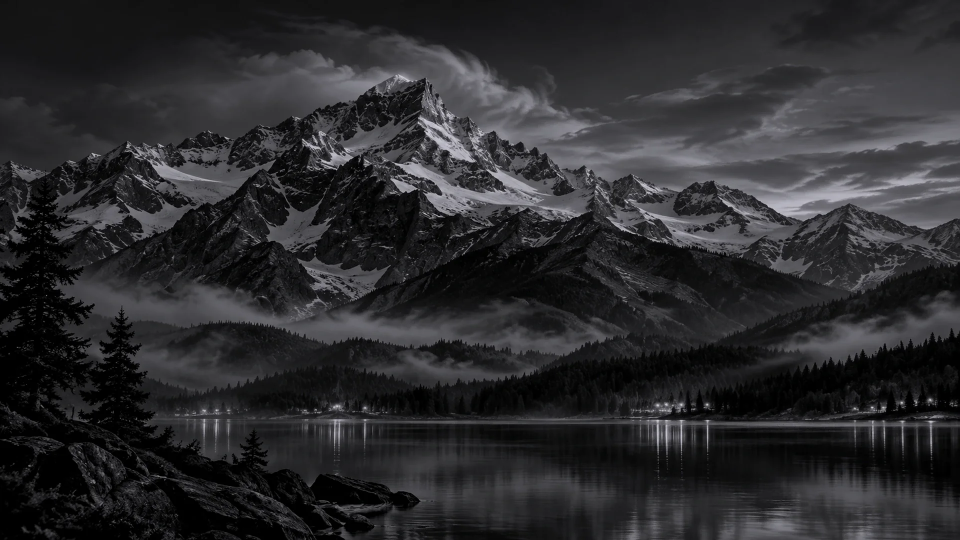
#> input picture assets/wallpapers/aurora-black.webp, 1920 x 1080 px (shown at 1/2 size)
$ python -i visual-evidence.py   (imports and definitions only)
#> lines starting #> are read from the running program, lines starting #| are printed output that depends on the picture
#!/usr/bin/env python3
"""Conservative screenshot evidence checks for disposable QEMU guests."""
from pathlib import Path


def visual_metrics(path: Path, region=None):
#> called with path = '../assets/wallpapers/aurora-black.webp'
    from PIL import Image, ImageStat
    with Image.open(path) as original:
#> original is the input picture: PIL image 1920x1080 RGB; mean R, G, B 43.7, 43.4, 45.8
        image = original.convert("RGB")
    if region:
        x, y, w, h = region
        x1, y1 = max(0, x), max(0, y)
        x2, y2 = min(image.width, x+w), min(image.height, y+h)
        if x2-x1 < 300 or y2-y1 < 200:
            raise ValueError("Evidence region outside display")
        image = image.crop((x1, y1, x2, y2))
    image = image.resize((320, 200))
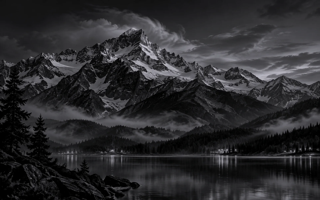
#> image: PIL image 320x200 RGB; mean R, G, B 43.7, 43.4, 45.8
    gray = image.convert("L")
    colors = image.quantize(colors=32).getcolors()
#> colors = 32 pairs, first value 1411 to 2485, second value 0 to 31
    dominance = max(count for count, _ in colors) / (320*200)
#> dominance = 0.0388
    detailed_tiles = sum(
        ImageStat.Stat(gray.crop((x,y,x+40,y+25))).stddev[0] > 7
        for y in range(0,200,25) for x in range(0,320,40)
    )
#> detailed_tiles = 61
    return {"dominance": round(dominance, 4), "detailed_tiles": detailed_tiles,
            "colors": len(colors)}


# [76 lines left out: functions meaningful, document_ink, wallpaper_similarity, not called in this run]

>>> result = visual_metrics('../assets/wallpapers/aurora-black.webp')
#> result = {'dominance': 0.0388, 'detailed_tiles': 61, 'colors': 32}
